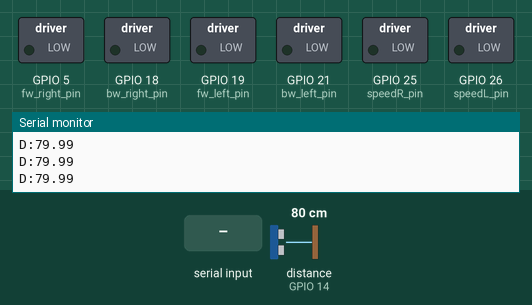
Simulated run of this program. Board: ESP32. On the bench: switched loads named in the program (green lamp = pin HIGH), the last lines printed to the serial monitor. Wiring (inferred from the names in the program): ultrasonic range finder: trigger GPIO 13; echo GPIO 14. The test bench sets the inputs (shaded band); at power-on: distance to the obstacle (sensor on GPIO 14) 80 cm. The echo pulse lasts 58.3 µs per cm; pins used as bus, display or sensor lines are not drawn.

Above: at 1.2 s.
1.3 s: "forward\n" received over Serial
At 2.5 s:
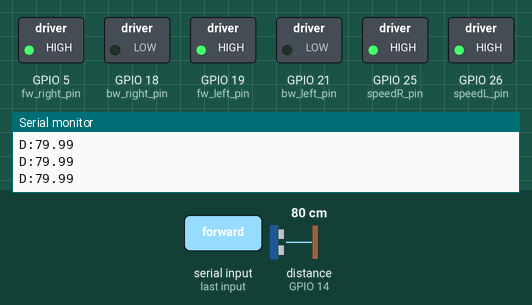
2.8 s: "backward\n" received over Serial
At 3.8 s:
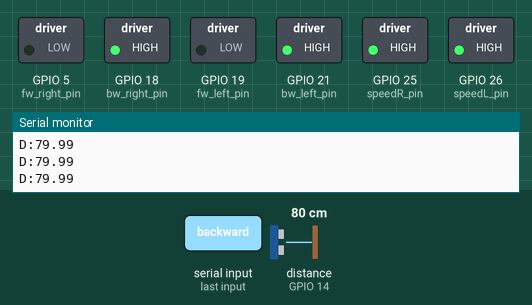
4.3 s: "left\n" received over Serial
At 4.9 s:
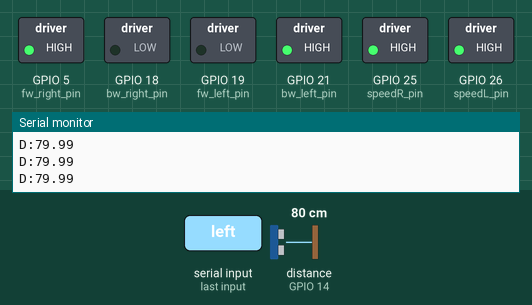
5.8 s: "right\n" received over Serial
At 6.1 s:
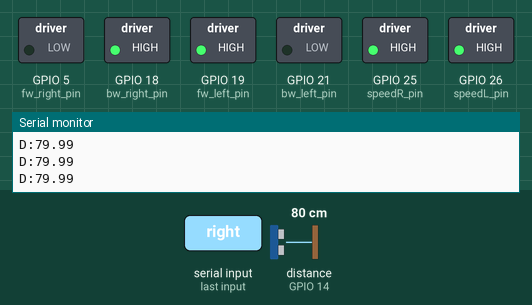
Timing chart, 0 to 8.3 s (numbered marks = the images above; inputs shaded):
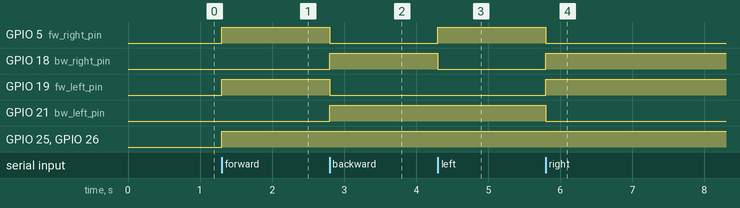

The program:

main.cpp
```cpp
#include <Arduino.h>

// Motor derecho
#define fw_right_pin 5
#define bw_right_pin 18
// Motor izquierdo
#define fw_left_pin 19
#define bw_left_pin 21
// Enable (velocidad) L298N
#define speedR_pin 25
#define speedL_pin 26
// HC-SR04 (ECHO debe pasar por divisor de voltaje 5V -> 3.3V)
#define trig_pin 13
#define echo_pin 14

const float OBSTACLE_DIST_CM = 10.0;
const unsigned long SENSOR_PERIOD_MS = 60;

enum Cmd { STOP, FORWARD, BACKWARD, LEFT, RIGHT };
Cmd current = STOP;

String rxBuffer = "";
unsigned long lastSensor = 0;

void setMotors(bool rf, bool rb, bool lf, bool lb) {
  digitalWrite(fw_right_pin, rf);
  digitalWrite(bw_right_pin, rb);
  digitalWrite(fw_left_pin, lf);
  digitalWrite(bw_left_pin, lb);
}

void applyCmd(Cmd c) {
  current = c;
  bool en = (c != STOP);
  digitalWrite(speedR_pin, en);
  digitalWrite(speedL_pin, en);
  switch (c) {
    case FORWARD:  setMotors(1, 0, 1, 0); break;
    case BACKWARD: setMotors(0, 1, 0, 1); break;
    case LEFT:     setMotors(1, 0, 0, 1); break;  // gira sobre su eje
    case RIGHT:    setMotors(0, 1, 1, 0); break;
    default:       setMotors(0, 0, 0, 0); break;
  }
}

// Distancia en cm, o -1 si no hay eco válido
float readUltrasound() {
  digitalWrite(trig_pin, LOW);
  delayMicroseconds(2);
  digitalWrite(trig_pin, HIGH);
  delayMicroseconds(10);
  digitalWrite(trig_pin, LOW);
  unsigned long duration = pulseIn(echo_pin, HIGH, 25000UL);
  if (duration == 0) return -1;
  return duration * 0.0343 / 2.0;
}

void handleCommand(String s) {
  s.trim();
  s.toLowerCase();
  if (s == "forward")       applyCmd(FORWARD);
  else if (s == "backward") applyCmd(BACKWARD);
  else if (s == "left")     applyCmd(LEFT);
  else if (s == "right")    applyCmd(RIGHT);
  else if (s == "stop")     applyCmd(STOP);
  else { Serial.print("ERR:"); Serial.println(s); return; }
  Serial.print("OK:"); Serial.println(s);
}

void setup() {
  Serial.begin(115200);
  pinMode(fw_right_pin, OUTPUT);
  pinMode(bw_right_pin, OUTPUT);
  pinMode(fw_left_pin, OUTPUT);
  pinMode(bw_left_pin, OUTPUT);
  pinMode(speedR_pin, OUTPUT);
  pinMode(speedL_pin, OUTPUT);
  pinMode(trig_pin, OUTPUT);
  pinMode(echo_pin, INPUT);
  applyCmd(STOP);
}

void loop() {
  // 1) Comandos desde ROS
  while (Serial.available()) {
    char c = Serial.read();
    if (c == '\n') { handleCommand(rxBuffer); rxBuffer = ""; }
    else if (c != '\r') rxBuffer += c;
  }

  // 2) Sensor + parada automática
  if (millis() - lastSensor >= SENSOR_PERIOD_MS) {
    lastSensor = millis();
    float d = readUltrasound();
    Serial.print("D:"); Serial.println(d);
    if (current == FORWARD && d > 0 && d < OBSTACLE_DIST_CM) {
      applyCmd(STOP);
      Serial.println("OBSTACLE");
    }
  }
}
```

Measured:
- after the input at 1.3 s, GPIO 5 (fw_right_pin), GPIO 19 (fw_left_pin), GPIO 25 (speedR_pin), GPIO 26 (speedL_pin): LOW → HIGH at once
- after the input at 2.8 s, GPIO 5 (fw_right_pin), GPIO 19 (fw_left_pin): HIGH → LOW at once; GPIO 18 (bw_right_pin), GPIO 21 (bw_left_pin): LOW → HIGH at once
- after the input at 4.3 s, GPIO 5 (fw_right_pin): LOW → HIGH at once; GPIO 18 (bw_right_pin): HIGH → LOW at once
- after the input at 5.8 s, GPIO 5 (fw_right_pin), GPIO 21 (bw_left_pin): HIGH → LOW at once; GPIO 18 (bw_right_pin), GPIO 19 (fw_left_pin): LOW → HIGH at once
